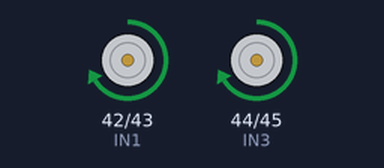
Bench run of a sketch on a simulated Arduino Mega 2560, built with avr-gcc and run on an emulated ATmega2560. Shown: motor-driver pin pairs drawn as motors (green arrow = first pin HIGH = forward, orange = second pin HIGH = backward, longer = more drive, scaled by the enable pin).

Above: at 2.5 s.
At 8.5 s:
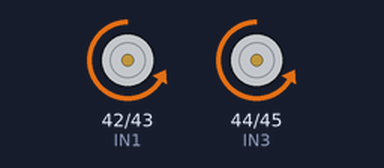
At 12.0 s:
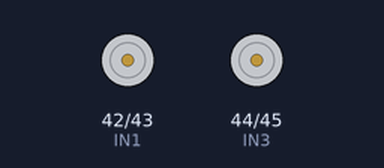
Timing chart, 0 to 16.9 s (numbered marks = the images above):
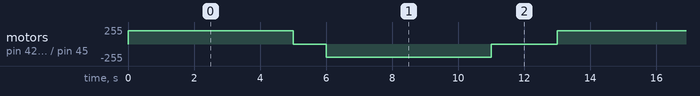

The sketch:

test_pwm_motors.ino
```cpp
// ----- Pin Definitions -----
#define ENA 5   //ENA
#define ENB 6   // ENB
#define IN1 42 // IN1
#define IN2 43// IN2
#define IN3 44// IN3
#define IN4 45// IN4


void setup() {
  // Front motor pins
  pinMode(ENA, OUTPUT);
  pinMode(ENB, OUTPUT);
  pinMode(IN1, OUTPUT);
  pinMode(IN2, OUTPUT);
  pinMode(IN3, OUTPUT);
  pinMode(IN4, OUTPUT);

  // Ensure all motors are stopped initially
  stopMotors();
}

void loop() {
  // ----- Forward -----
  digitalWrite(IN1, HIGH);
  digitalWrite(IN2, LOW);
  digitalWrite(IN3, HIGH);
  digitalWrite(IN4, LOW);

  analogWrite(ENA, 200);
  analogWrite(ENB, 200);

  delay(5000);  // run 5 seconds

  stopMotors();
  delay(1000);

  // ----- Reverse -----
  digitalWrite(IN1, LOW);
  digitalWrite(IN2, HIGH);
  digitalWrite(IN3, LOW);
  digitalWrite(IN4, HIGH);

  analogWrite(ENA, 200);
  analogWrite(ENB, 200);

  delay(5000);

  stopMotors();
  delay(2000);
}

void stopMotors() {
  analogWrite(ENA, 0);
  analogWrite(ENB, 0);
  digitalWrite(IN1, LOW);
  digitalWrite(IN2, LOW);
  digitalWrite(IN3, LOW);
  digitalWrite(IN4, LOW);
}
```

Measured:
- by itself, motor on pin 42 (IN1) / pin 43 (IN2), motor on pin 44 (IN3) / pin 45 (IN4): repeats every 13.0 s: stopped 1.0 s, backward 200/255 5.0 s, stopped 2.0 s, forward 200/255 5.0 s
